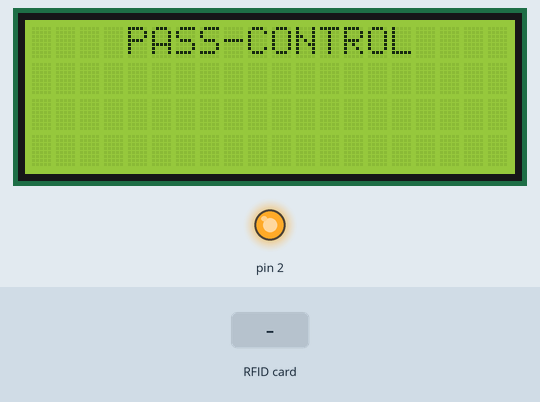
A sketch run on a simulated Arduino Uno, built with avr-gcc and run on an emulated ATmega328P. On the bench: 20×4 character LCD, output pins drawn as LEDs (lit = HIGH). Inputs (shaded band) come from the test bench. Pins used as bus, display or sensor lines are not drawn; what the sketch prints to the serial monitor is not drawn.

Above: at 1.3 s.
1.4 s: RFID card 5E 7A 19 C4 held to the reader
At 2.7 s:
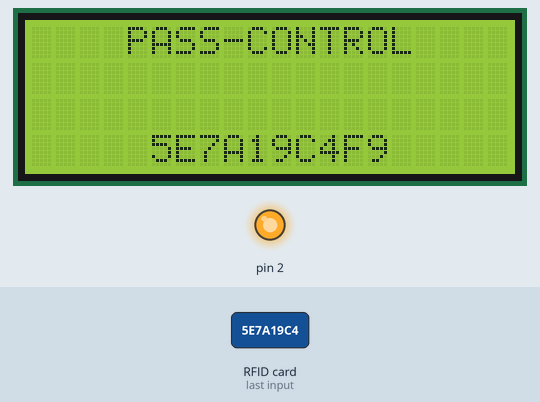
Timing chart, 0 to 4.4 s (numbered marks = the images above; inputs shaded):
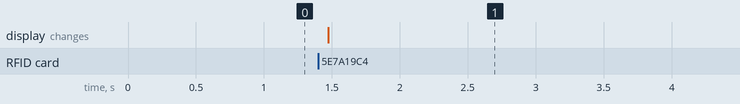

The sketch:

rfid.ino
```cpp
//Agregamos las librerias necesarias
#include <SPI.h>
#include <RFID.h>
#include <Wire.h>
#include <LCD.h>
#include <LiquidCrystal_I2C.h>

//                     Addr, En, Rw, Rs, d4, d5, d6, d7, backlighpin, polarity
LiquidCrystal_I2C lcd( 0x27, 2,   1,  0,  4,  5,  6,  7,           3, POSITIVE );
// Pinaje (MFRC522 hacia Arduino)
// MFRC522 pin SDA hacia el pin 10
// MFRC522 pin SCK hacia el pin 13
// MFRC522 pin MOSI hacia el pin 11
// MFRC522 pin MISO hacia el pin 12
// MFRC522 pin GND a tierra
// MFRC522 pin RST hacia el pin 9
// MFRC522 pin 3.3V A 3.3. V

#define SS_PIN 10 // pin SDA hacia el pin 10
#define RST_PIN 9 // pin RST hacia el pin 9

RFID rfid(SS_PIN, RST_PIN);
// Inicializamos las variables:
int serNum0;
int serNum1;
int serNum2;
int serNum3;
int serNum4;

void setup() {
  pinMode(2, OUTPUT);
  digitalWrite(2,HIGH);
	Serial.begin(9600); //Establecemos una velocidad de 9600 baudios
	SPI.begin();
  lcd.begin(20, 4);
  lcd.backlight();
  // Print a message to the LCD.
  lcd.setCursor(4,0);
  lcd.print("PASS-CONTROL");
	rfid.init();
}

void loop() {
	if (rfid.isCard()) {
		if (rfid.readCardSerial()) {
			if (rfid.serNum[0] != serNum0 ||
				rfid.serNum[1] != serNum1 ||
				rfid.serNum[2] != serNum2 ||
				rfid.serNum[3] != serNum3 ||
				rfid.serNum[4] != serNum4) {
				Serial.println(" ");
				Serial.println("Tarjeta encontrada");
				serNum0 = rfid.serNum[0];
				serNum1 = rfid.serNum[1];
				serNum2 = rfid.serNum[2];
				serNum3 = rfid.serNum[3];
				serNum4 = rfid.serNum[4];

				Serial.println(" ");
				Serial.println("Número de identificación:");
				Serial.print("En decimal: ");
				Serial.print(rfid.serNum[0],DEC);
				Serial.print(", ");
				Serial.print(rfid.serNum[1],DEC);
				Serial.print(", ");
				Serial.print(rfid.serNum[2],DEC);
				Serial.print(", ");
				Serial.print(rfid.serNum[3],DEC);
				Serial.print(", ");
				Serial.print(rfid.serNum[4],DEC);
				Serial.println(" ");

        lcd.setCursor(5,3);
				Serial.print("En Hexadecimal: ");
				Serial.print(rfid.serNum[0],HEX);
        lcd.print(rfid.serNum[0],HEX);
				Serial.print(", ");
				Serial.print(rfid.serNum[1],HEX);
        lcd.print(rfid.serNum[1],HEX);
				Serial.print(", ");
				Serial.print(rfid.serNum[2],HEX);
        lcd.print(rfid.serNum[2],HEX);
				Serial.print(", ");
				Serial.print(rfid.serNum[3],HEX);
        lcd.print(rfid.serNum[3],HEX);
				Serial.print(", ");
				Serial.print(rfid.serNum[4],HEX);
        lcd.print(rfid.serNum[4],HEX);
				Serial.println(" ");
			}
			else {
				// En caso de que se haya leído nuevamente la tarjeta.
				Serial.println("Tarjeta leída anteriormente, ingrese otra.");
			}
		}
	}
	rfid.halt();
}
```

Measured:
- after the input at 1.4 s, the display: changes after 0.07 s (image 1)
